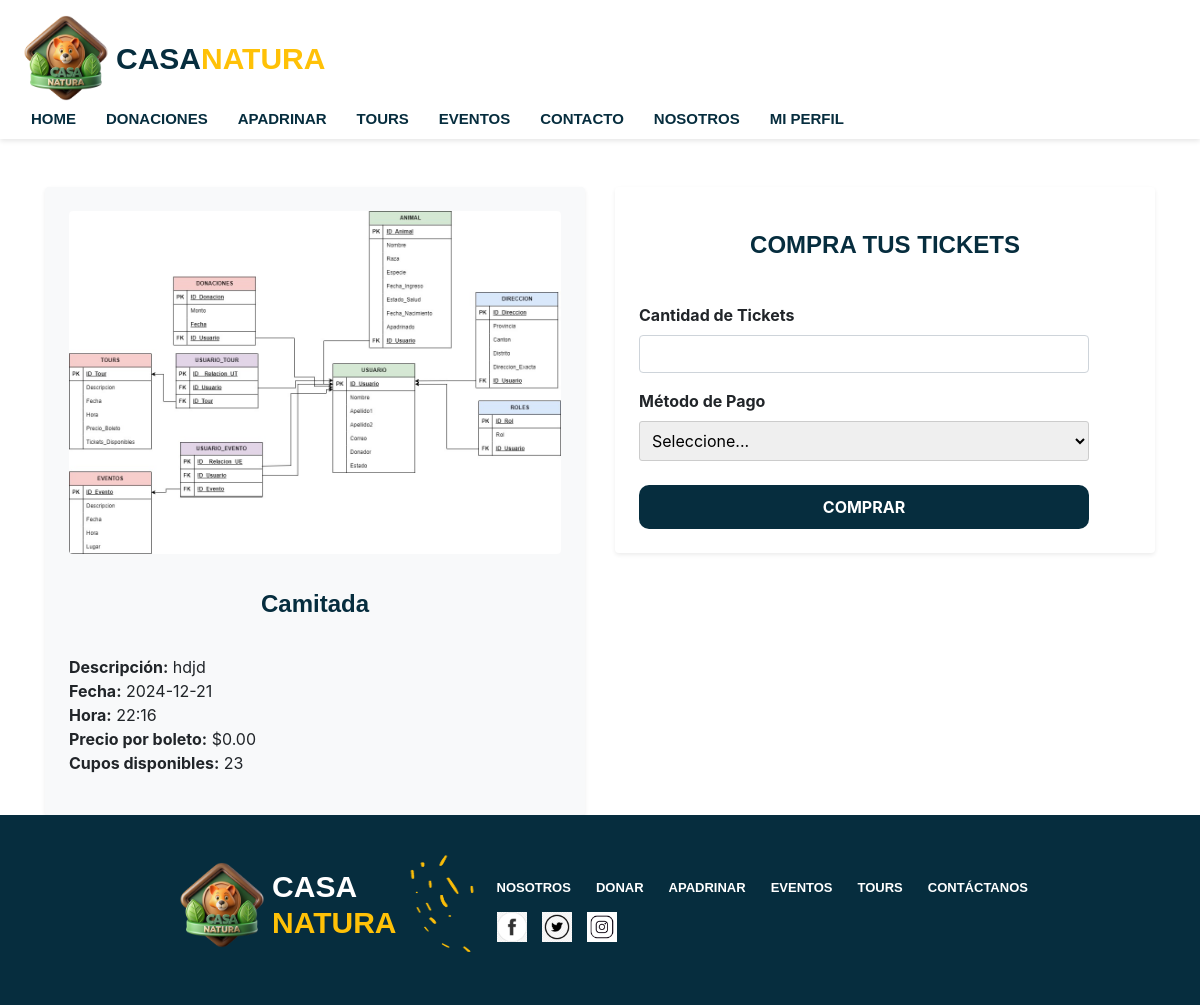
/evento.php?id=5 (signed in), run on the app's committed database.
### tables this page shows
CREATE TABLE `eventos` (
  `ID_Evento` int(10) NOT NULL,
  `Nombre` varchar(255) NOT NULL,
  `Descripcion` text NOT NULL,
  `Fecha` date NOT NULL,
  `Hora` time(6) NOT NULL,
  `Lugar` varchar(50) NOT NULL,
  `Imagen` varchar(255) NOT NULL,
  `Cupos` int(11) DEFAULT NULL,
  `CuposVendidos` int(11) NOT NULL,
  `Costo` decimal(10,2) NOT NULL
);

### evento.php (the view, shortened to what this page needs)
<?php
include("actions/conexion.php");
$id_evento = intval($_GET['id']);
$sql = "SELECT * FROM eventos WHERE ID_Evento = ?";
$stmt = $conn->prepare($sql);
$stmt->bind_param("i", $id_evento);
$stmt->execute();
$result = $stmt->get_result();
$evento = $result->fetch_assoc();
?>
<!DOCTYPE html>
<html lang="en">
<head>
    <link rel="stylesheet" href="./css/style.css">
    <link rel="stylesheet" href="https://cdn.jsdelivr.net/npm/bootstrap@4.3.1/dist/css/bootstrap.min.css"
>
</head>
<body>
    <nav>
        <?php include("fragmentos.php"); echo $navbar; ?>
    </nav>
    <main>
        <div class="container mt-5">
            <div class="row">
                <div class="col-md-6 mb-4 mb-md-0">
                    <div class="p-4 rounded shadow-sm bg-light">
                        <div class="text-center mb-3">
                            <img src="imagenes/<?php echo htmlspecialchars($evento['Imagen']); ?>" alt="Imagen del Evento"
                                class="img-fluid rounded">
                        </div>
                        <h2 class="titulo mb-3 text-center"><?php echo htmlspecialchars($evento['Nombre']); ?></h2>
                        <ul class="infoEvento list-unstyled">
                            <li><strong>Descripción:</strong>
                                <?php echo nl2br(htmlspecialchars($evento['Descripcion'])); ?></li>
                            <li><strong>Fecha:</strong> <?php echo htmlspecialchars($evento['Fecha']); ?></li>
                            <li><strong>Hora:</strong> <?php echo substr($evento['Hora'], 0, 5); ?></li>
                            <li><strong>Precio por boleto:</strong>
                                $<?php echo htmlspecialchars($evento['Costo']); ?></li>
                            <li><strong>Cupos disponibles:</strong>
                                <?php echo htmlspecialchars($evento['Cupos']); ?></li>
                        </ul>
                    </div>
                </div>
                <div class="col-md-6">
                    <div class="p-4 rounded shadow-sm bg-white">
                        <h2 class="titulo text-center mb-4">COMPRA TUS TICKETS</h2>
                        <form method="POST" class="form-agregar-evento">
                            <div class="mb-3">
                                <label for="cantidad_tickets" class="form-label">Cantidad de Tickets</label>
                                <input type="number" id="cantidad_tickets" name="cantidad_tickets" class="form-control"
                                    min="1" max="<?php echo $evento['Cupos']; ?>" required>
                            </div>
                            <div class="mb-3">
                                <label for="metodo_pago" class="form-label">Método de Pago</label>
                                <select id="metodo_pago" name="metodo_pago" class="form-select" required>
                                    <option value="">Seleccione...</option>
                                </select>
                            </div>
                            <div class="text-center mt-4">
                                <button type="submit" class="submit-btn">COMPRAR</button>
                            </div>
                        </form>
                    </div>
                </div>
            </div>
        </div>
    </main>
    <?php include("fragmentos.php"); echo $footer; ?>
</body>
</html>

### css/style.css (style rules this page uses)
body { font-family: 'Montserrat', sans-serif; margin: 0; display: flex; flex-direction: column; padding: 0; box-sizing: border-box; font-weight: bold; min-height: 100vh; }
main { flex: 1; }
.img-fluid { width: 100%; height: auto; }
form { width: 100%; max-width: 450px; }
input, textarea { margin-bottom: 15px; padding: 10px; border-radius: 5px; border: 1px solid #ddd; width: 100%; }
button { color: white; padding: 10px 20px; border: none; border-radius: 5px; cursor: pointer; width: 100%; }
label { font-weight: bold; }
.container { justify-items: center; }
input, select, button { width: 100%; margin-bottom: 15px; padding: 8px; border-radius: 3px; border: 1px solid #ccc; }
.titulo { color:#062D3E; font-weight:bold; padding:20px; font-family: "Montserrat", Arial, sans-serif; }
body { font-family: Arial, sans-serif; margin: 0; padding: 0; }
.titulo { font-size: 24px; font-weight: bold; text-align: center; }
.submit-btn { display: block; width: 100%; padding: 10px; font-size: 16px; font-weight: bold; color: #fff; background-color: #062D3E; border: none; border-radius: 4px; cursor: pointer; border-radius: 10px; }

### data on the page
eventos: Imagen (picture), Nombre "Camitada", Descripcion "hdjd", Fecha "2024-12-21", Hora "22:16", Costo "0.00", Cupos "23"
